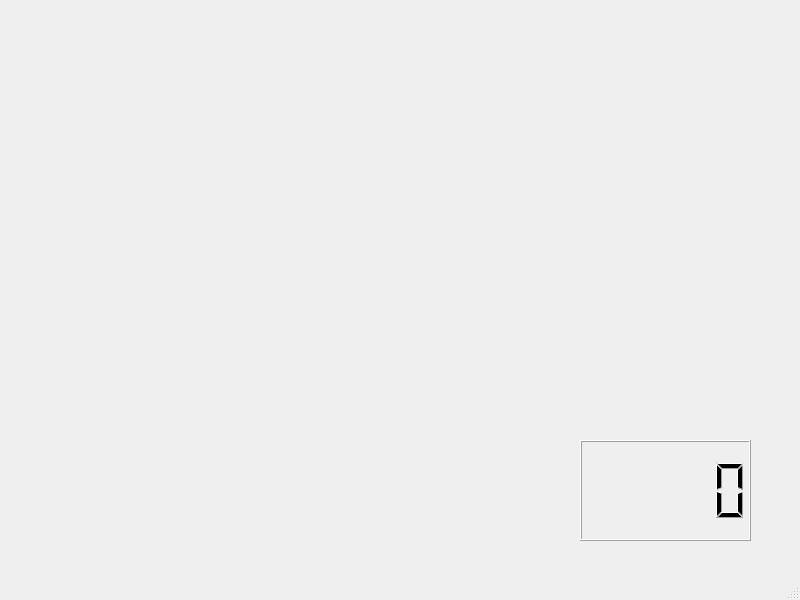
<?xml version="1.0" encoding="UTF-8"?>
<ui version="4.0">
 <class>MainWindowLegalAssistant</class>
 <widget class="QMainWindow" name="MainWindowLegalAssistant">
  <property name="geometry">
   <rect>
    <x>0</x>
    <y>0</y>
    <width>800</width>
    <height>600</height>
   </rect>
  </property>
  <property name="windowTitle">
   <string>MainWindow</string>
  </property>
  <widget class="QWidget" name="centralwidget">
   <widget class="QLCDNumber" name="lcdNumber">
    <property name="geometry">
     <rect>
      <x>580</x>
      <y>440</y>
      <width>171</width>
      <height>101</height>
     </rect>
    </property>
   </widget>
  </widget>
  <widget class="QMenuBar" name="menubar">
   <property name="geometry">
    <rect>
     <x>0</x>
     <y>0</y>
     <width>800</width>
     <height>25</height>
    </rect>
   </property>
  </widget>
  <widget class="QStatusBar" name="statusbar"/>
 </widget>
 <resources/>
 <connections/>
</ui>
